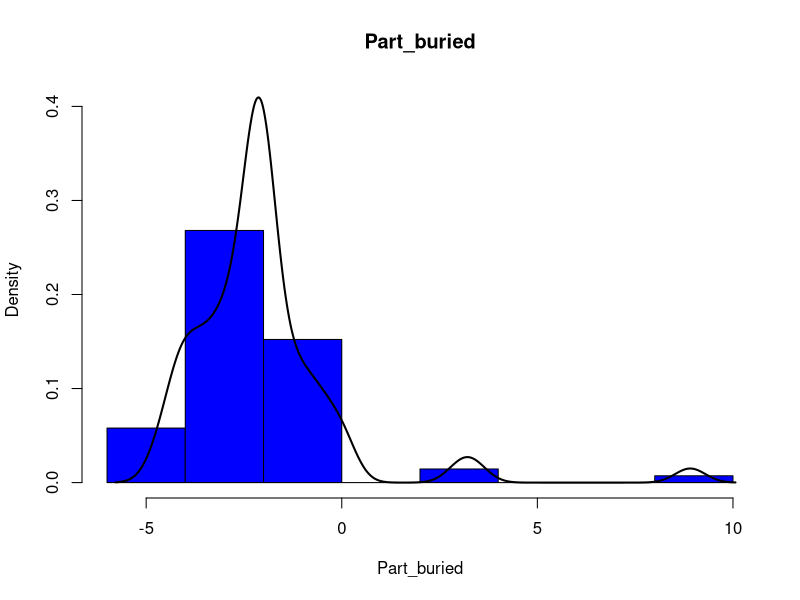

Recreate this plot in R.
## ---- chunk 1
library(tidyverse)
## ---- chunk 2

get_column_value <- function(d_frame, d_col) {
  # Use get() to retrieve the column by its string name
  # expand to use d_cal being a list
  get(d_col, d_frame)
}


hist_ylims <- function(dens){
  # Get y axis limits for a column from a data frame
  #data = get_column_value(d_frame, d_col)
  ylim = c(min(dens$y), c(max(dens$y)))
  return(ylim)
  }


  

hist_kde <- function(d_frame, d_col){
  # Colored Histogram with KDE line for clarity
  data  = get_column_value(d_frame, d_col )
  dens <- density(data)
  hist(data, main=d_col, xlab = d_col, ylim = (hist_ylims(dens)), col="blue", freq = FALSE)
  lines(dens, lwd = 2,  col = "black")
}
## ---- chunk 3
df = read.csv("tab_gold_wt.csv", header = TRUE)
## ---- chunk 4
summary(df)
## ---- chunk 5
 df <- df[-c(1)]
 summary(df)
## ---- chunk 6
col_names = colnames(df)
print(ncol(df))
print(col_names[1])
## ---- chunk 7

hist_kde(df, "Part_buried")
